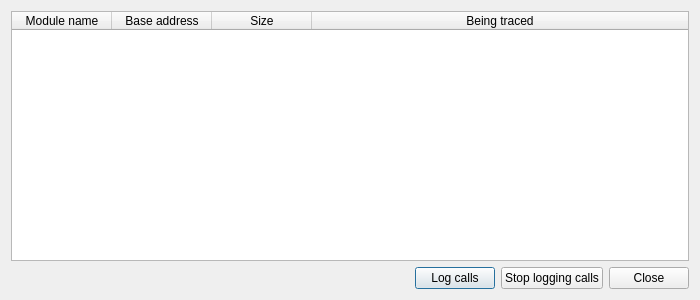
<?xml version="1.0" encoding="UTF-8"?>
<ui version="4.0">
 <class>ModulesListWindow</class>
 <widget class="QDialog" name="ModulesListWindow">
  <property name="geometry">
   <rect>
    <x>0</x>
    <y>0</y>
    <width>700</width>
    <height>300</height>
   </rect>
  </property>
  <property name="windowTitle">
   <string>Modules</string>
  </property>
  <property name="windowIcon">
   <iconset>
    <normaloff>icon/icon.ico</normaloff>icon/icon.ico</iconset>
  </property>
  <layout class="QVBoxLayout" name="verticalLayout_2">
   <item>
    <layout class="QVBoxLayout" name="verticalLayout">
     <item>
      <widget class="QTableWidget" name="tableWidget_Modules">
       <property name="sizeAdjustPolicy">
        <enum>QAbstractScrollArea::AdjustToContents</enum>
       </property>
       <property name="editTriggers">
        <set>QAbstractItemView::NoEditTriggers</set>
       </property>
       <property name="alternatingRowColors">
        <bool>true</bool>
       </property>
       <property name="selectionMode">
        <enum>QAbstractItemView::SingleSelection</enum>
       </property>
       <property name="selectionBehavior">
        <enum>QAbstractItemView::SelectRows</enum>
       </property>
       <property name="sortingEnabled">
        <bool>true</bool>
       </property>
       <attribute name="horizontalHeaderStretchLastSection">
        <bool>true</bool>
       </attribute>
       <attribute name="verticalHeaderStretchLastSection">
        <bool>false</bool>
       </attribute>
       <column>
        <property name="text">
         <string>Module name</string>
        </property>
       </column>
       <column>
        <property name="text">
         <string>Base address</string>
        </property>
       </column>
       <column>
        <property name="text">
         <string>Size</string>
        </property>
       </column>
       <column>
        <property name="text">
         <string>Being traced</string>
        </property>
       </column>
      </widget>
     </item>
    </layout>
   </item>
   <item>
    <layout class="QHBoxLayout" name="horizontalLayout">
     <item>
      <spacer name="horizontalSpacer">
       <property name="orientation">
        <enum>Qt::Horizontal</enum>
       </property>
       <property name="sizeHint" stdset="0">
        <size>
         <width>40</width>
         <height>20</height>
        </size>
       </property>
      </spacer>
     </item>
     <item>
      <widget class="QPushButton" name="pushButton_Log_calls">
       <property name="text">
        <string>Log calls</string>
       </property>
      </widget>
     </item>
     <item>
      <widget class="QPushButton" name="pushButton_Stop_logging_calls">
       <property name="text">
        <string>Stop logging calls</string>
       </property>
      </widget>
     </item>
     <item>
      <widget class="QPushButton" name="pushButton_Close">
       <property name="text">
        <string>Close</string>
       </property>
      </widget>
     </item>
    </layout>
   </item>
  </layout>
 </widget>
 <resources/>
 <connections/>
</ui>
